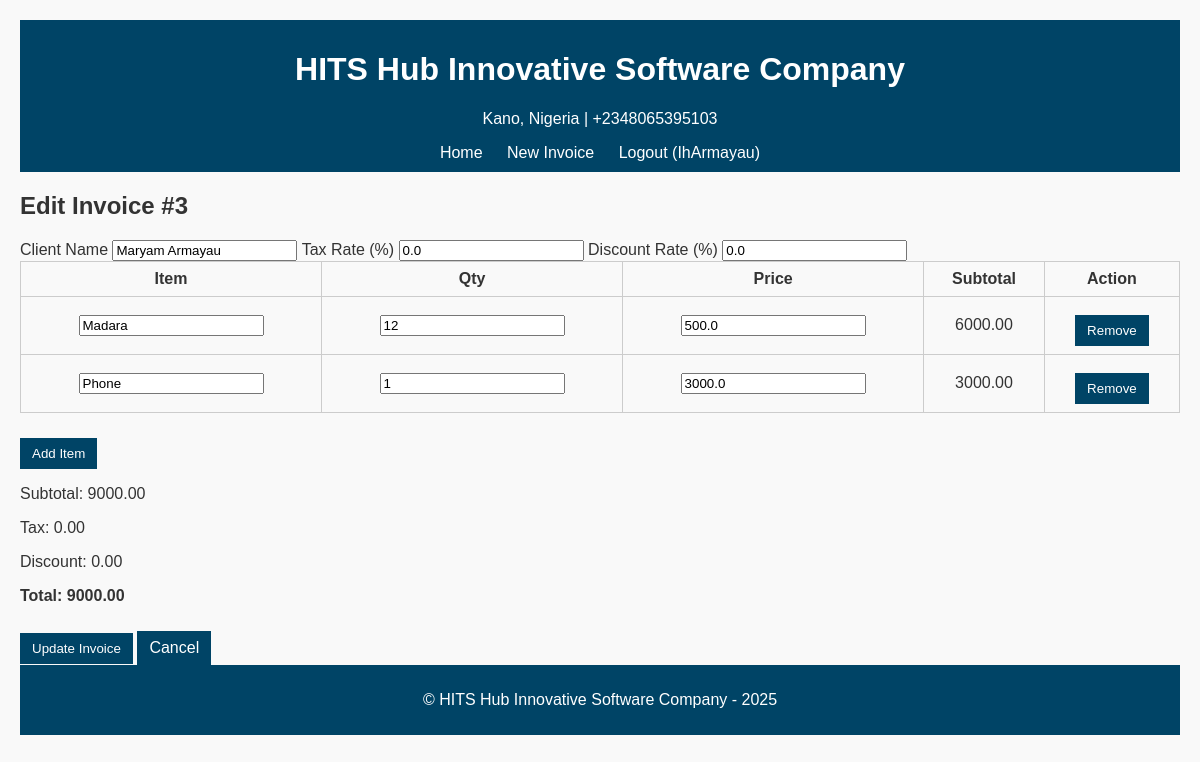
Page /invoice/3/edit (signed in) on the committed database.
### app.py (models this page shows)
class Invoice(db.Model):
    id = db.Column(db.Integer, primary_key=True)
    client_name = db.Column(db.String(150), nullable=False)
    tax_rate = db.Column(db.Float, default=0.0)
    discount_rate = db.Column(db.Float, default=0.0)
    date_created = db.Column(db.DateTime, default=datetime.utcnow)
    items = db.relationship('InvoiceItem', backref='invoice', cascade="all, delete-orphan")

class InvoiceItem(db.Model):
    id = db.Column(db.Integer, primary_key=True)
    invoice_id = db.Column(db.Integer, db.ForeignKey('invoice.id'))
    name = db.Column(db.String(150), nullable=False)
    qty = db.Column(db.Integer, nullable=False)
    price = db.Column(db.Float, nullable=False)

### app.py (the view, shortened to what this page needs)
@app.route('/invoice/<int:invoice_id>/edit', methods=['GET', 'POST'])
@login_required
def edit_invoice(invoice_id):
    invoice = Invoice.query.get_or_404(invoice_id)
    return render_template('edit_invoice.html', invoice=invoice)

### app.py (called while the page is built)
def login_required(f):
    @wraps(f)
    def decorated_function(*args, **kwargs):
        if 'user_id' not in session:
            return redirect(url_for('login'))
        return f(*args, **kwargs)
    return decorated_function

### templates/edit_invoice.html (shortened to what this page needs)
{% extends "base.html" %}
{% block content %}
<h2>Edit Invoice #{{ invoice.id }}</h2>
<form method="POST" id="invoiceForm">
    <label>Client Name</label>
    <input type="text" name="client_name" value="{{ invoice.client_name }}" required>
    <label>Tax Rate (%)</label>
    <input type="number" name="tax_rate" value="{{ invoice.tax_rate }}" min="0" step="0.01" onchange="calculateTotals()">
    <label>Discount Rate (%)</label>
    <input type="number" name="discount_rate" value="{{ invoice.discount_rate }}" min="0" step="0.01" onchange="calculateTotals()">
    <table id="itemsTable">
        <thead>
            <tr>
                <th>Item</th>
                <th>Qty</th>
                <th>Price</th>
                <th>Subtotal</th>
                <th>Action</th>
            </tr>
        </thead>
        <tbody>
            {% for item in invoice.items %}
            <tr>
                <td><input type="text" name="item_name[]" value="{{ item.name }}" required></td>
                <td><input type="number" name="item_qty[]" value="{{ item.qty }}" min="1" onchange="calculateTotals()"></td>
                <td><input type="number" name="item_price[]" value="{{ item.price }}" step="0.01" onchange="calculateTotals()"></td>
                <td class="row-subtotal">0.00</td>
                <td><button type="button" onclick="removeRow(this)">Remove</button></td>
            </tr>
            {% endfor %}
        </tbody>
    </table>
    <button type="button" onclick="addRow()">Add Item</button>
    <div class="totals">
        <p>Subtotal: <span id="subtotal">0.00</span></p>
        <p>Tax: <span id="tax">0.00</span></p>
        <p>Discount: <span id="discount">0.00</span></p>
        <p><strong>Total: <span id="total">0.00</span></strong></p>
    </div>
    <button type="submit">Update Invoice</button>
    <a href="{{ url_for('index') }}" class="button-cancel">Cancel</a>
</form>
{% endblock %}

### static/css/style.css (style rules this page uses)
body { font-family: Arial, sans-serif; margin: 20px; background: #f9f9f9; color: #333; }
table { width: 100%; border-collapse: collapse; margin-bottom: 15px; }
table th, table td { border: 1px solid #ccc; padding: 8px; text-align: center; }
button, .button-cancel { background: #004466; color: white; padding: 8px 12px; border: none; cursor: pointer; text-decoration: none; margin-top: 10px; display: inline-block; }

### rows in the picture
Invoice: id "3", client_name "Maryam Armayau", tax_rate "0.0", discount_rate "0.0"
InvoiceItem: name "Madara", qty "12", price "500.0"
InvoiceItem: name "Phone", qty "1", price "3000.0"

### other values in the picture
{{ COMPANY.name }} "HITS Hub Innovative Software Company"
{{ COMPANY.address }} "Kano, Nigeria"
{{ COMPANY.phone }} "+2348065395103"
{{ session.username }} "IhArmayau"
